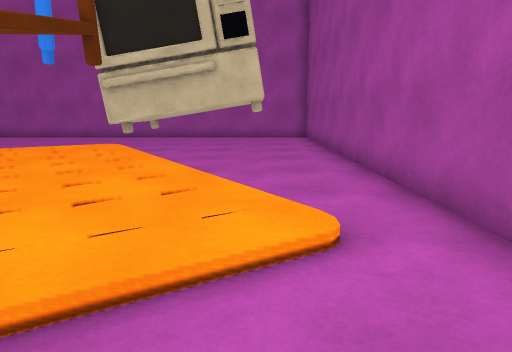
[1] (above)

18 first-person views from a walk through a 3-D level made in the Unity game engine. The camera is 1.2 m above the floor, tilts 10° down and sees 70° across. The floor is counted in squares, 1 m on a side. Each view is taken from the middle of a square. On the plan, view 1 faces up. The plan holds only what a view shows up to about 15 squares ahead; the rest is blank. The player character is not drawn. Surface patterns are stand-ins for the level's own textures.

[2]
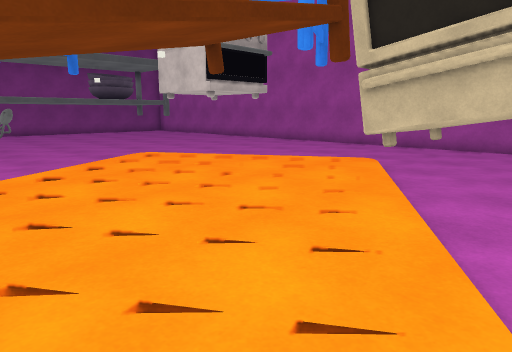

[3]
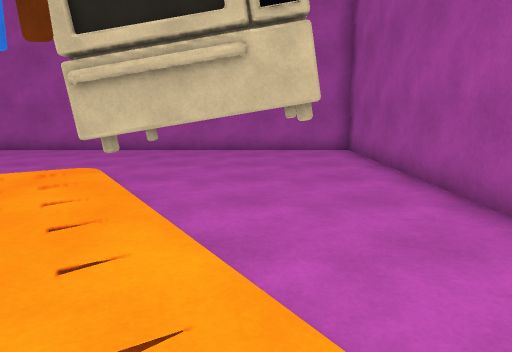

[4]
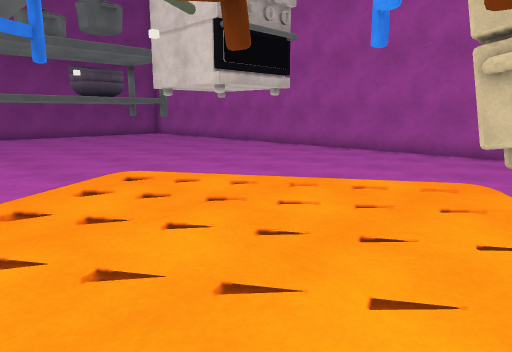

[5]
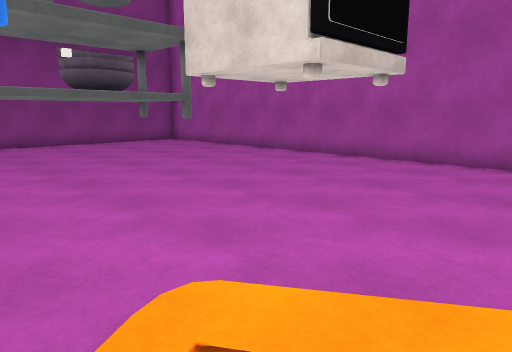

[6]
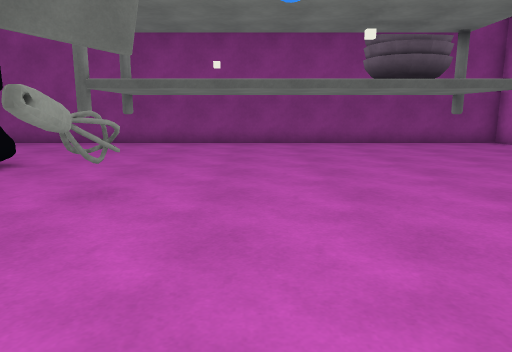

[7]
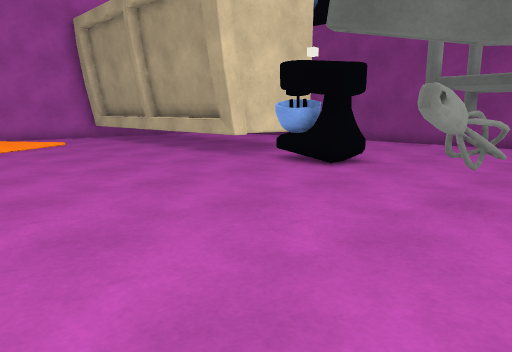

[8]
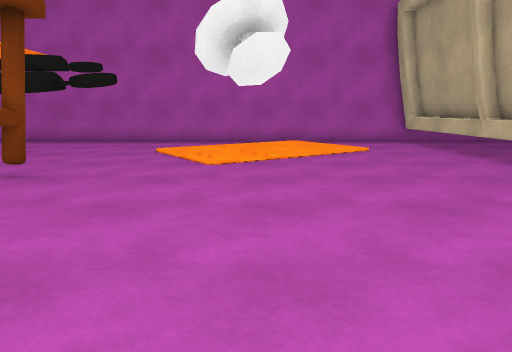

[9]
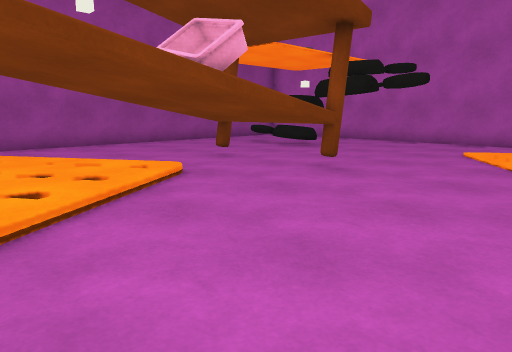

[10]
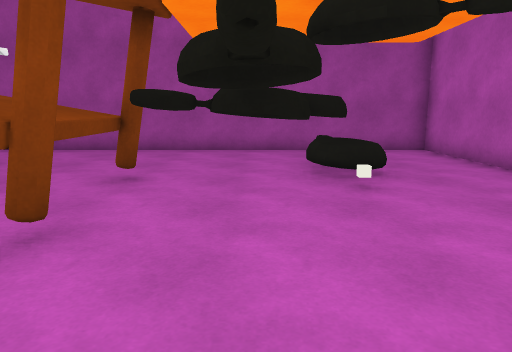

[11]
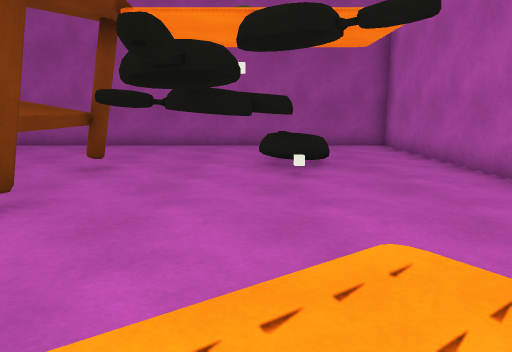

[12]
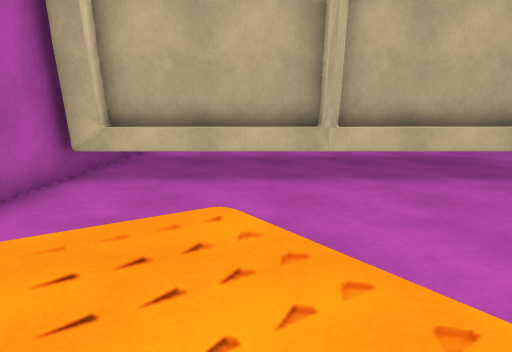

[13]
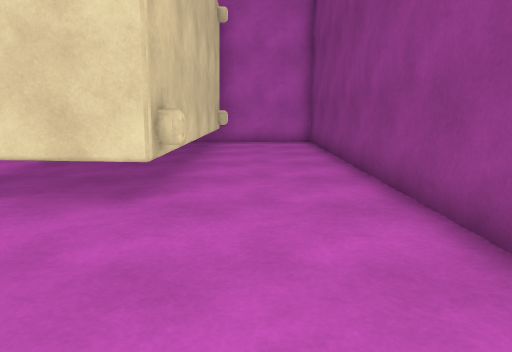

[14]
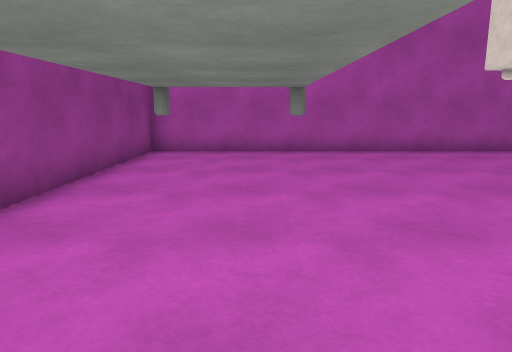

[15]
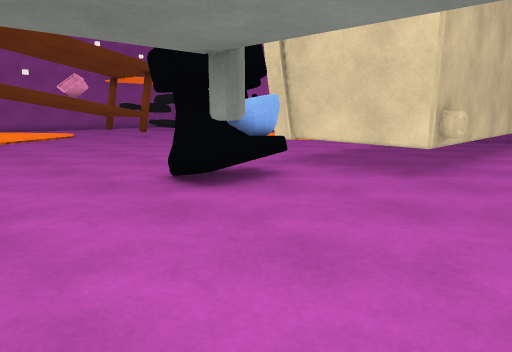

[16]
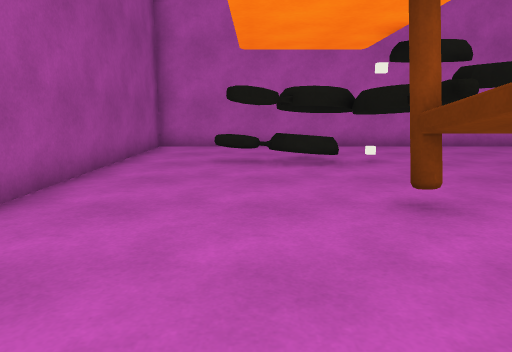

[17]
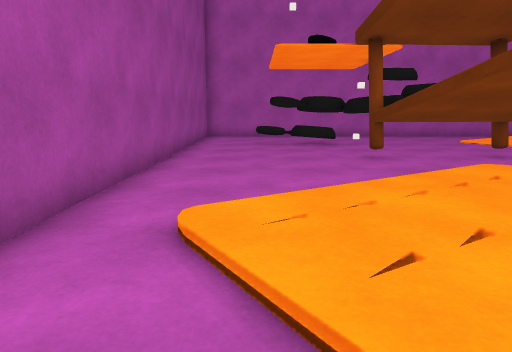

[18]
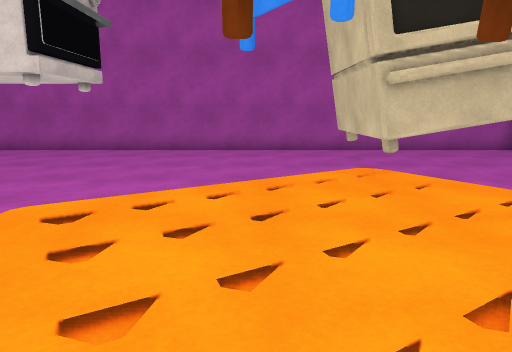

### Floor plan
Key: @ floor where view 1 was taken; # wall or solid block; x gap in a wall; . main floor; : floor 0.25 m higher than the main floor; / step, stairs or slope; = window, fence, low wall or low ledge; ^ raised ledge; T thing the floor can be seen under or through; O other object.
Columns run from 24 left of view 1 to 3 right of it. Each row starts with its distance up from view 1.
 18 ############################
 17 #..........................#
 16 #..........................#
 15 #...#...............TT  T..#
 14 #...................^TT  ..#
 13 #...................^TT  ..#
 12 #................../^TT T..#
 11 #................./:TTTTT..#
 10 #.............../::::/.....#
  9 #............../:::::/.....#
  8 #............./.:.::::/....#
  7 #............../::::.::/...#
  6 #........##..../.::::::/...#
  5 #.............../::.::::/..#
  4 #................:::::.::..#
  3 #...#............/:::::://.#
  2 #.....# ..........T  T:/...#
  1 #.....#O.........#T  T.....#
  0 #................#   T..@..#
 -1 #...TTTT.........^ ^^^.....#
 -2 #...T  T..........^^^^.....#
 -3 #...T  T..........x.TT.....#
 -4 #...#  T..........TTT......#
 -5 #...#  T...........TTTTT...#
 -6 #...#  T............TTT....#
 -7 #...#  T.............^##=..#
 -8 #...#  T...................#
 -9 #...#  T...................#
-10 #..##  #...................#
-11 #####  #####################

Positions as (right, up) in squares from view 1, and headings:
1: (0, 0), facing up
2: (0, 3), facing up-left
3: (-1, 4), facing up
4: (-3, 5), facing up-left
5: (-8, 7), facing up-left
6: (-10, 8), facing left
7: (-10, 7), facing down-left
8: (-11, 4), facing down
9: (-11, 4), facing down-right
10: (-10, -5), facing right
11: (-11, -6), facing right
12: (-10, -7), facing left
13: (-22, 4), facing down
14: (-21, 6), facing up
15: (-23, 6), facing down-right
16: (-1, 2), facing down
17: (0, 7), facing down
18: (-7, 4), facing up
